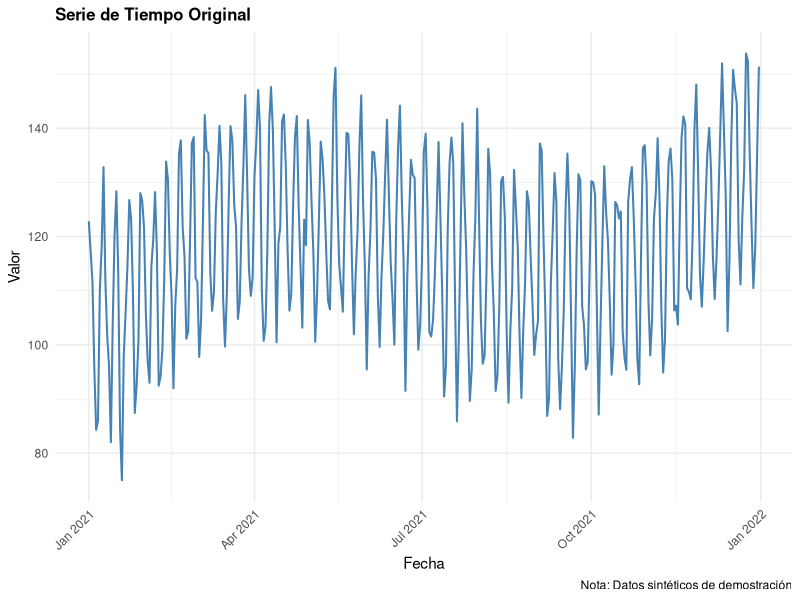
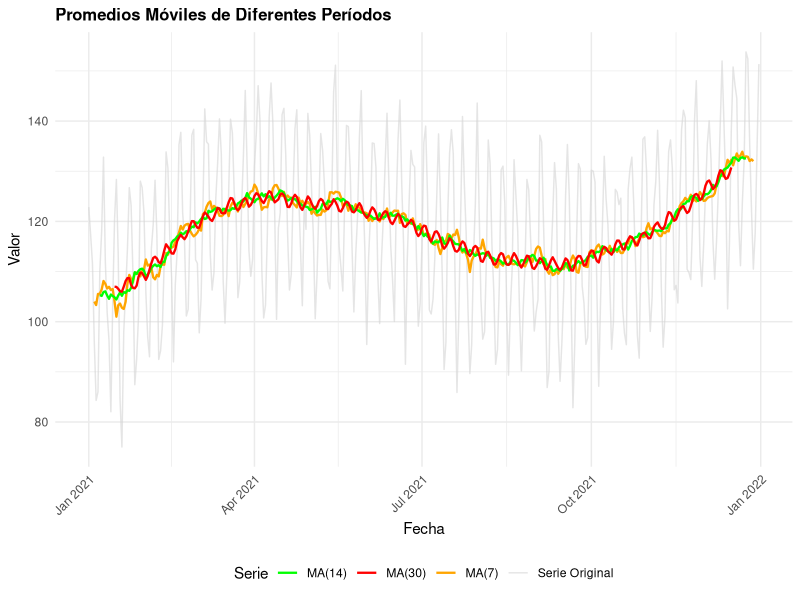
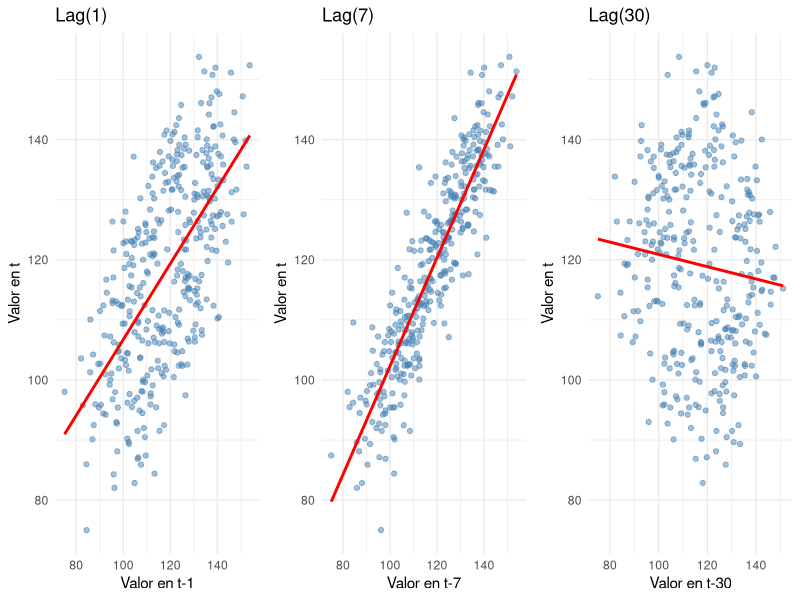
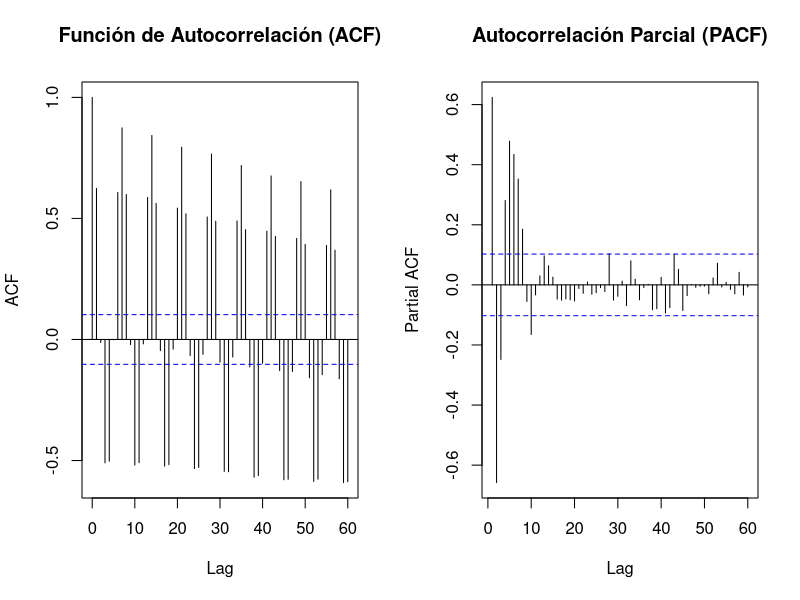
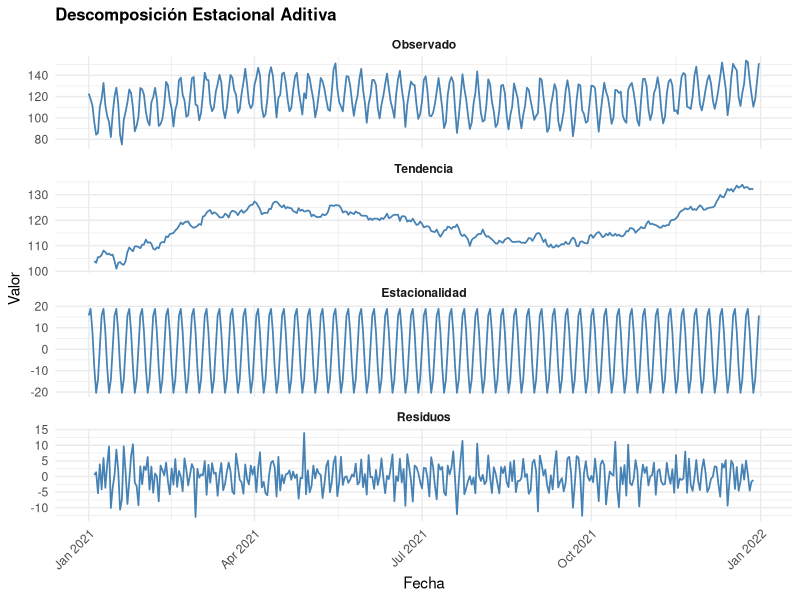

Source code (R) for these figures, in order:
## ---- chunk 1
library(tidyverse)
library(forecast)
library(ggplot2)
library(gridExtra)

# Crear datos sintéticos de demostración
# (Estos serán reemplazados con datos reales cuando estén disponibles)
set.seed(42)
n_obs <- 365
fecha <- seq(as.Date("2021-01-01"), by = "day", length.out = n_obs)

# Serie con tendencia, estacionalidad e irregularidad
datos <- tibble(
  fecha = fecha,
  dia = 1:n_obs,
  # Componente de tendencia
  tendencia = 100 + 0.1 * dia,
  # Componente estacional (patrón semanal y anual)
  estacionalidad = 20 * sin(2 * pi * dia / 7) + 15 * sin(2 * pi * dia / 365),
  # Componente de ruido
  ruido = rnorm(n_obs, 0, 5),
  # Variable observada
  valor = tendencia + estacionalidad + ruido
)

# Convertir a serie de tiempo
ts_data <- ts(datos$valor, start = 1, frequency = 7)

head(datos)
## ---- chunk 2
# Estadísticas descriptivas
summary_stats <- datos %>%
  summarise(
    Media = mean(valor),
    Desv.Est. = sd(valor),
    Mínimo = min(valor),
    Máximo = max(valor),
    Mediana = median(valor)
  )

knitr::kable(summary_stats, caption = "Estadísticas descriptivas de la serie")

# Gráfico de la serie original
plot_original <- ggplot(datos, aes(x = fecha, y = valor)) +
  geom_line(color = "steelblue", linewidth = 0.7) +
  labs(
    title = "Serie de Tiempo Original",
    x = "Fecha",
    y = "Valor",
    caption = "Nota: Datos sintéticos de demostración"
  ) +
  theme_minimal() +
  theme(
    plot.title = element_text(face = "bold", size = 12),
    axis.text.x = element_text(angle = 45, hjust = 1)
  )

print(plot_original)
## ---- chunk 3
# Calcular promedios móviles de diferentes períodos
datos <- datos %>%
  mutate(
    MA_7 = zoo::rollmean(valor, k = 7, fill = NA),
    MA_14 = zoo::rollmean(valor, k = 14, fill = NA),
    MA_30 = zoo::rollmean(valor, k = 30, fill = NA)
  )

# Gráfico comparativo de promedios móviles
plot_ma <- ggplot(datos, aes(x = fecha)) +
  geom_line(aes(y = valor, color = "Serie Original"), linewidth = 0.5, alpha = 0.6) +
  geom_line(aes(y = MA_7, color = "MA(7)"), linewidth = 0.8) +
  geom_line(aes(y = MA_14, color = "MA(14)"), linewidth = 0.8) +
  geom_line(aes(y = MA_30, color = "MA(30)"), linewidth = 0.8) +
  scale_color_manual(
    values = c("Serie Original" = "lightgray", "MA(7)" = "orange", "MA(14)" = "green", "MA(30)" = "red")
  ) +
  labs(
    title = "Promedios Móviles de Diferentes Períodos",
    x = "Fecha",
    y = "Valor",
    color = "Serie"
  ) +
  theme_minimal() +
  theme(
    plot.title = element_text(face = "bold", size = 12),
    axis.text.x = element_text(angle = 45, hjust = 1),
    legend.position = "bottom"
  )

print(plot_ma)
## ---- chunk 4
# Crear variables retardadas
datos <- datos %>%
  mutate(
    lag_1 = lag(valor, 1),
    lag_7 = lag(valor, 7),
    lag_30 = lag(valor, 30)
  )

# Calcular matriz de correlaciones
lag_cols <- c("valor", "lag_1", "lag_7", "lag_30")
corr_matrix <- cor(as.matrix(datos[, lag_cols]), use = "complete.obs")

knitr::kable(
  corr_matrix,
  caption = "Matriz de Correlaciones: Valor Actual vs Variables Retardadas",
  digits = 3
)

# Gráficos de dispersión: valor actual vs retardos
plot_lag1 <- ggplot(datos, aes(x = lag_1, y = valor)) +
  geom_point(alpha = 0.5, color = "steelblue") +
  geom_smooth(method = "lm", se = FALSE, color = "red") +
  labs(title = "Lag(1)", x = "Valor en t-1", y = "Valor en t") +
  theme_minimal()

plot_lag7 <- ggplot(datos, aes(x = lag_7, y = valor)) +
  geom_point(alpha = 0.5, color = "steelblue") +
  geom_smooth(method = "lm", se = FALSE, color = "red") +
  labs(title = "Lag(7)", x = "Valor en t-7", y = "Valor en t") +
  theme_minimal()

plot_lag30 <- ggplot(datos, aes(x = lag_30, y = valor)) +
  geom_point(alpha = 0.5, color = "steelblue") +
  geom_smooth(method = "lm", se = FALSE, color = "red") +
  labs(title = "Lag(30)", x = "Valor en t-30", y = "Valor en t") +
  theme_minimal()

# Combinar gráficos
lag_plot <- gridExtra::grid.arrange(plot_lag1, plot_lag7, plot_lag30, ncol = 3)
print(lag_plot)
## ---- chunk 5
# Gráficos de ACF y PACF
par(mfrow = c(1, 2))
acf(datos$valor, main = "Función de Autocorrelación (ACF)", lag.max = 60)
pacf(datos$valor, main = "Autocorrelación Parcial (PACF)", lag.max = 60)
par(mfrow = c(1, 1))
## ---- chunk 6
# Descomposición clásica aditiva
decomposed <- decompose(ts_data, type = "additive")

# Crear data frame para visualización con ggplot
decomp_df <- tibble(
  fecha = datos$fecha,
  observado = decomposed$x,
  tendencia = decomposed$trend,
  estacionalidad = decomposed$seasonal,
  residuos = decomposed$random
) %>%
  pivot_longer(cols = -fecha, names_to = "componente", values_to = "valor")

# Gráfico de descomposición
plot_decomp <- ggplot(decomp_df, aes(x = fecha, y = valor)) +
  geom_line(color = "steelblue", linewidth = 0.6) +
  facet_wrap(~factor(componente, 
    levels = c("observado", "tendencia", "estacionalidad", "residuos"),
    labels = c("Observado", "Tendencia", "Estacionalidad", "Residuos")),
    scales = "free_y", ncol = 1) +
  labs(
    title = "Descomposición Estacional Aditiva",
    x = "Fecha",
    y = "Valor"
  ) +
  theme_minimal() +
  theme(
    plot.title = element_text(face = "bold", size = 12),
    axis.text.x = element_text(angle = 45, hjust = 1),
    strip.text = element_text(face = "bold")
  )

print(plot_decomp)
## ---- chunk 7
# Estadísticas de cada componente
component_stats <- tibble(
  Componente = c("Tendencia", "Estacionalidad", "Residuos"),
  Media = c(
    mean(decomposed$trend, na.rm = TRUE),
    mean(decomposed$seasonal, na.rm = TRUE),
    mean(decomposed$random, na.rm = TRUE)
  ),
  `Desv. Est.` = c(
    sd(decomposed$trend, na.rm = TRUE),
    sd(decomposed$seasonal, na.rm = TRUE),
    sd(decomposed$random, na.rm = TRUE)
  ),
  Mínimo = c(
    min(decomposed$trend, na.rm = TRUE),
    min(decomposed$seasonal, na.rm = TRUE),
    min(decomposed$random, na.rm = TRUE)
  ),
  Máximo = c(
    max(decomposed$trend, na.rm = TRUE),
    max(decomposed$seasonal, na.rm = TRUE),
    max(decomposed$random, na.rm = TRUE)
  )
)

knitr::kable(component_stats, caption = "Estadísticas de Componentes Descompuestos", digits = 3)

# Varianza explicada
var_total <- var(datos$valor, na.rm = TRUE)
var_trend <- var(decomposed$trend, na.rm = TRUE)
var_seasonal <- var(decomposed$seasonal, na.rm = TRUE)
var_residual <- var(decomposed$random, na.rm = TRUE)

variance_summary <- tibble(
  Componente = c("Tendencia", "Estacionalidad", "Residuos"),
  `Varianza` = c(var_trend, var_seasonal, var_residual),
  `% del Total` = c(var_trend, var_seasonal, var_residual) / var_total * 100
)

knitr::kable(variance_summary, caption = "Varianza Explicada por Cada Componente", digits = 2)
